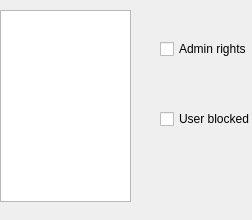
<?xml version="1.0" encoding="UTF-8"?>
<ui version="4.0">
 <class>userList</class>
 <widget class="QDialog" name="userList">
  <property name="geometry">
   <rect>
    <x>0</x>
    <y>0</y>
    <width>252</width>
    <height>220</height>
   </rect>
  </property>
  <property name="windowTitle">
   <string>Dialog</string>
  </property>
  <widget class="QCheckBox" name="adminRights">
   <property name="geometry">
    <rect>
     <x>160</x>
     <y>40</y>
     <width>121</width>
     <height>18</height>
    </rect>
   </property>
   <property name="text">
    <string>Admin rights</string>
   </property>
  </widget>
  <widget class="QCheckBox" name="userBlock">
   <property name="geometry">
    <rect>
     <x>160</x>
     <y>110</y>
     <width>121</width>
     <height>18</height>
    </rect>
   </property>
   <property name="text">
    <string>User blocked</string>
   </property>
  </widget>
  <widget class="QListWidget" name="listWidget">
   <property name="geometry">
    <rect>
     <x>0</x>
     <y>10</y>
     <width>131</width>
     <height>192</height>
    </rect>
   </property>
  </widget>
 </widget>
 <resources/>
 <connections/>
</ui>
